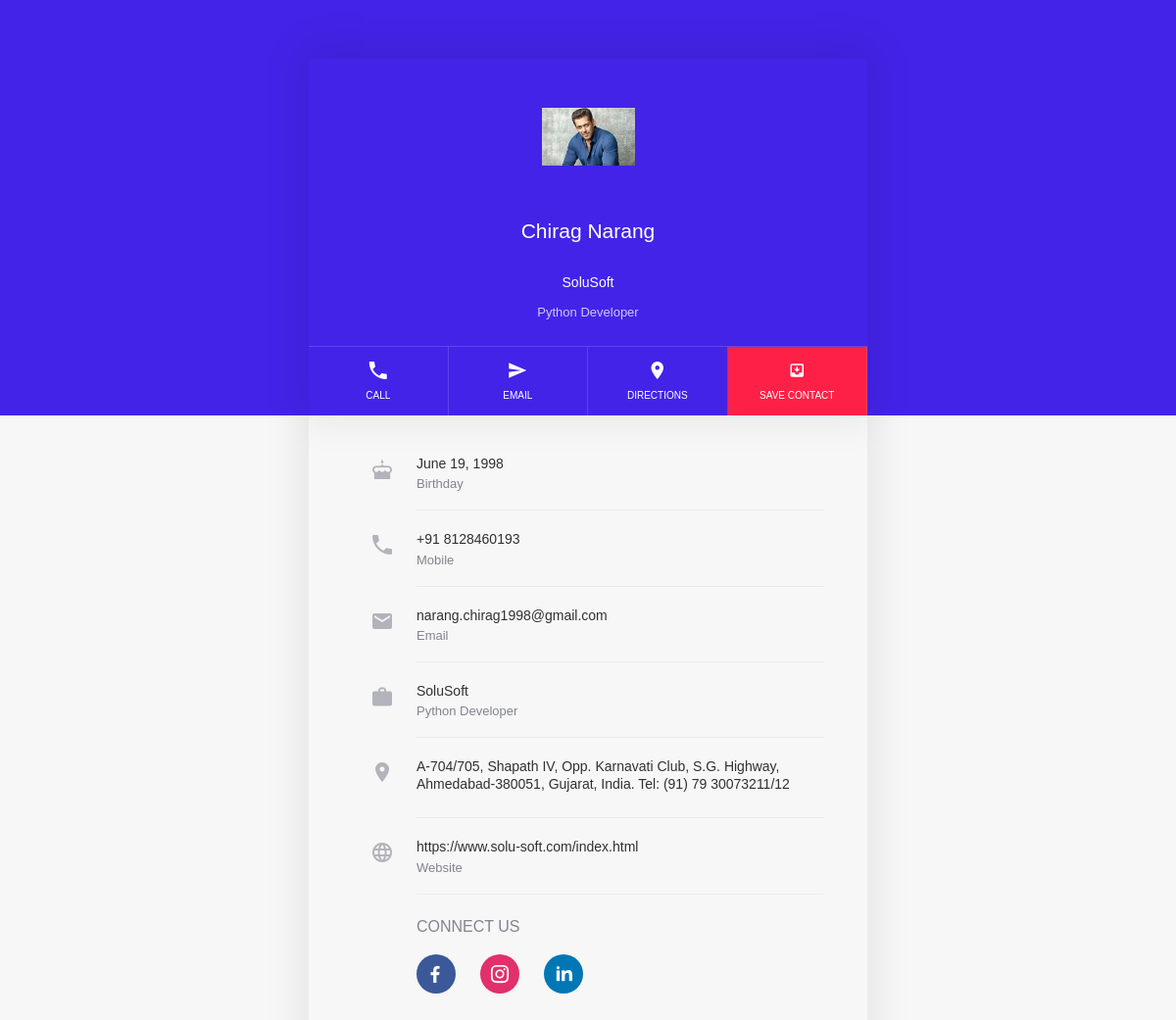
/home/chirag-narang, run on the app's committed database.
### homepage/models.py (models this page shows, shortened)
class user(models.Model):
    company = models.ForeignKey(company , on_delete = models.CASCADE, default=None)
    fullname = models.CharField('Full Name', max_length=100)
    slug = AutoSlugField(populate_from='fullname', unique_with=['fullname'])
    dob = models.DateField('Date of Birth')
    job_role = models.CharField('Job Title', max_length=100)
    email = models.EmailField('Email Address')
    phone_no = models.CharField('Phone Numner', max_length=15)
    profile = models.FileField(upload_to='profile/')

class company(models.Model):
    name = models.CharField('Company Name' ,  max_length=100)
    website = models.URLField('Company Website' , max_length=100)
    address = models.TextField('Company Address')
    logo = models.FileField(upload_to='logo/')
    color = models.CharField(max_length=7, default='#3F51B5')

class socialmedia(models.Model):
    socialplatform = (
        ('facebook', 'Facebook'),
        ('instagram', 'Instagram'),
        ('linkedin', 'Linkedin'),
        ('twitter', 'Twitter'),
    )
    company = models.ForeignKey(company , on_delete = models.CASCADE, default=None, related_name='socialmedia')
    platform = models.CharField(choices=socialplatform, max_length=50)
    link = models.URLField()

### homepage/views.py (the view)
# urls.py: path('', views.index, name='homepage'),
def index(request, slug):
    data = {}
    userdata = user.objects.get(slug = slug)
    sociallink = socialmedia.objects.filter(company = userdata.company)
    data['data'] = userdata
    data['sociallink'] = sociallink
    return render(request,  'homepage.html' , data)

### homepage/templates/homepage.html (shortened to what this page needs)
{% load static %}
<html>
   <head>
      <link rel="stylesheet" type="text/css" href="{% static '/css/template_normal.min.css' %}" />
      <link rel="stylesheet" type="text/css" href="{% static '/css/custom.css' %}" />
   </head>
   <body id="dvcard-body">
      <div class="vcard-template style2">
         <div class="page-home page">
            <div class="vcard-header gradient-red-orange-bg" style="background:{{data.company.color}}">
               <div class="vcard-header-wrapper">
                  <div class="vcard-top-info">
                     <h4 class="top"></h4>
                     <div class="img" > <img src="{{data.profile.url}}" style="width: 100%;" /> </div>
                     <h2 class="name">{{data.fullname}} </h2>
                     <h4 class="name">{{data.company.name}}</h4>
                     <h6 class="title">{{data.job_role}}</h6>
                  </div>
                  <div class="vcard-functions">
                     <div class="vcard-functions-wrapper">
                        <a href="tel:{{data.phone_no}}">
                            <i class="icon-phone dynamicTextColor"></i>
                            <small class="dynamicTextColor">Call</small>
                        </a>
                        <a href="mailto:{{data.email}}?subject=From my vCard&body=" target="_newEmail">
                            <i class="icon-send dynamicTextColor"></i>
                            <small class="dynamicTextColor">Email</small>
                        </a>
                        <a>
                            <i class=" icon-map-pin dynamicTextColor"></i>
                            <small class="dynamicTextColor">Directions</small>
                        </a>
                        <a href="#" class="savecontact_header" download>
                            <i class="iconFab icon-fab-share-savecontact"></i>
                            <small class="dynamicTextColor">Save Contact</small>
                        </a>
                     </div>
                  </div>
               </div>
            </div>
            <div class="vcard-body-wrapper">
               <div class="vcard-body">
                  <div id="dvcard-details">
                    <div class="vcard-row">
                        <i class="icon icon-birthday"></i>
                        <h4>{{data.dob}}</h4>
                        <small>Birthday</small>
                     </div>
                     <div class="vcard-separator"></div>
                     <div class="vcard-row">
                        <i class="icon icon-phone"></i>
                        <h4><a href="tel:{{data.phone_no}}">{{data.phone_no}}</a></h4>
                        <small>Mobile</small>
                     </div>
                     <div class="vcard-separator"></div>
                     <div class="vcard-row">
                        <i class="icon icon-mail"></i>
                        <h4><a href="mailto:{{data.email}}" target="_newLink">{{data.email}}</a></h4>
                        <small>Email</small>
                     </div>
                     <div class="vcard-separator"></div>
                     <div class="vcard-row">
                        <i class="icon icon-work"></i>
                        <h4>{{data.company.name}}</h4>
                        <small>{{data.job_role}}</small>
                     </div>
                     <div class="vcard-separator"></div>
                     <div class="vcard-row">
                        <i class="icon-map-pin"></i>
                        <h4>{{data.company.address}}</h4>
                     </div>
                     <div class="vcard-separator"></div>
                     <div class="vcard-row">
                        <i class="icon icon-earth"></i>
                        <h4><a href="{{data.company.website}}" target="_newLink">{{data.company.website}}</a></h4>
                        <small>Website</small>
                     </div>
                     <div class="vcard-separator"></div>
                     <div id="socialmedialinksContainer">
                        <div class="vcard-social" style="margin-bottom:20px;">
                           <div class="socialMedia-container">
                              <label>CONNECT US</label>
                              <div class="channels-padding mt-0">
                              {% for social in sociallink %}
                                <a href="{{social.link}}" class="channel-container" target="_blank">
                                    <div class="table-cell-middle pl-55 pos-relative">
                                       <div class="channel-bgd-{{social.platform}}">
                                          <i class="icon-social-{{social.platform}}"></i>
                                       </div>
                                    </div>
                                 </a>
                              {% endfor %}
                              </div>
                           </div>
                        </div>
                     </div>
                  </div>
               </div>
            </div>
         </div>
      </div>
    </body>
</html>

### homepage/static/css/custom.css (style rules this page uses)
a.savecontact_header, a.savecontact_header:hover { background: #ff2047; }

### data on the page
user: profile (picture), fullname "Chirag Narang", company.name "SoluSoft", job_role "Python Developer", dob "June 19, 1998", phone_no "+91 8128460193", email "narang.chirag1998@gmail.com", company.address "A-704/705, Shapath IV, Opp. Karnavati Club, S.G. Highway, Ahmedabad-380051, Gujarat, India. Tel: (91) 79 30073211/12", company.website "https://www.solu-soft.com/index.html"
